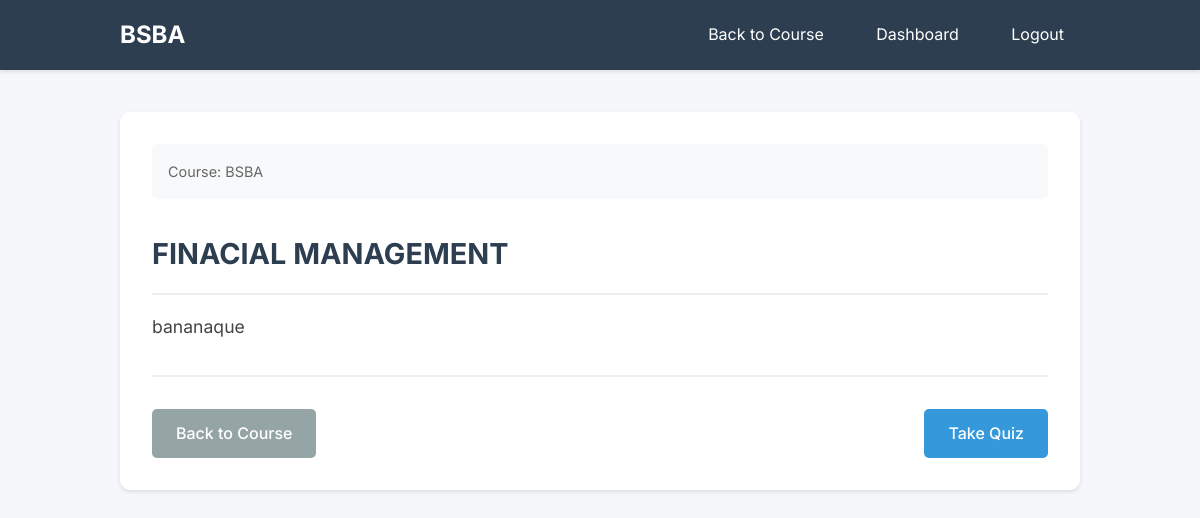
The app's page /lesson.php?id=4 (signed in) with its own data.
### tables this page shows
CREATE TABLE `lessons` (
  `id` int(11) NOT NULL,
  `course_id` int(11) DEFAULT NULL,
  `title` varchar(200) NOT NULL,
  `content` text DEFAULT NULL,
  `order_number` int(11) DEFAULT NULL,
  `created_at` timestamp NOT NULL DEFAULT current_timestamp()
);

CREATE TABLE `courses` (
  `id` int(11) NOT NULL,
  `title` varchar(200) NOT NULL,
  `description` text DEFAULT NULL,
  `created_at` timestamp NOT NULL DEFAULT current_timestamp()
);

### lesson.php (the view, shortened to what this page needs)
<?php
require_once 'config/database.php';
$lesson_id = $_GET['id'];
$lesson_sql = "SELECT l.*, c.title as course_title, c.id as course_id
               FROM lessons l
               JOIN courses c ON l.course_id = c.id
               WHERE l.id = ?";
$stmt = $conn->prepare($lesson_sql);
$stmt->bind_param("i", $lesson_id);
$stmt->execute();
$result = $stmt->get_result();
$lesson = $result->fetch_assoc();
?>
<!DOCTYPE html>
<html lang="en">
<head>
</head>
<body>
    <nav class="navbar">
        <div class="container">
            <div class="nav-content">
                <h1><?php echo htmlspecialchars($lesson['course_title']); ?></h1>
                <div class="nav-links">
                    <a href="view_course.php?id=<?php echo $lesson['course_id']; ?>">Back to Course</a>
                    <a href="dashboard.php">Dashboard</a>
                    <a href="logout.php">Logout</a>
                </div>
            </div>
        </div>
    </nav>
    <div class="main-content">
        <div class="container">
            <div class="lesson-container">
                <div class="course-info">
                    <p>Course: <?php echo htmlspecialchars($lesson['course_title']); ?></p>
                </div>
                <h1 class="lesson-title"><?php echo htmlspecialchars($lesson['title']); ?></h1>
                <div class="lesson-content">
                    <?php echo nl2br(htmlspecialchars($lesson['content'])); ?>
                </div>
                <div class="lesson-navigation">
                    <a href="view_course.php?id=<?php echo $lesson['course_id']; ?>" class="btn btn-secondary">
                        Back to Course
                    </a>
                    <a href="take_quiz.php?lesson_id=<?php echo $lesson['id']; ?>" class="btn btn-primary">
                        Take Quiz
                    </a>
                </div>
            </div>
        </div>
    </div>
</body>
</html>

### lesson.php (style rules this page uses)
* { margin: 0; padding: 0; box-sizing: border-box; }
body { font-family: 'Inter', sans-serif; line-height: 1.6; background-color: #f5f7fa; color: #333; }
.navbar { background: #2c3e50; color: white; padding: 1rem 0; position: fixed; width: 100%; top: 0; z-index: 100; box-shadow: 0 2px 4px rgba(0,0,0,0.1); }
.container { max-width: 1000px; margin: 0 auto; padding: 0 20px; }
.nav-content { display: flex; justify-content: space-between; align-items: center; }
.nav-links a { color: white; text-decoration: none; padding: 0.5rem 1rem; border-radius: 4px; transition: background 0.3s; margin-left: 1rem; }
.main-content { margin-top: 80px; padding: 2rem 0; }
.lesson-container { background: white; border-radius: 10px; box-shadow: 0 2px 4px rgba(0,0,0,0.1); padding: 2rem; margin-bottom: 2rem; }
.lesson-title { font-size: 1.8rem; color: #2c3e50; margin-bottom: 1rem; padding-bottom: 1rem; border-bottom: 2px solid #eee; }
.lesson-content { color: #444; font-size: 1.1rem; line-height: 1.8; margin-bottom: 2rem; }
.lesson-navigation { display: flex; justify-content: space-between; align-items: center; margin-top: 2rem; padding-top: 2rem; border-top: 2px solid #eee; }
.btn { display: inline-block; padding: 0.75rem 1.5rem; border-radius: 5px; text-decoration: none; transition: all 0.3s ease; font-weight: 500; }
.btn-primary { background: #3498db; color: white; }
.btn-secondary { background: #95a5a6; color: white; }
.course-info { background: #f8f9fa; padding: 1rem; border-radius: 5px; margin-bottom: 2rem; }
.course-info p { color: #666; font-size: 0.9rem; }

### records on screen
lessons: course.title "BSBA", title "FINACIAL MANAGEMENT", content "bananaque"
